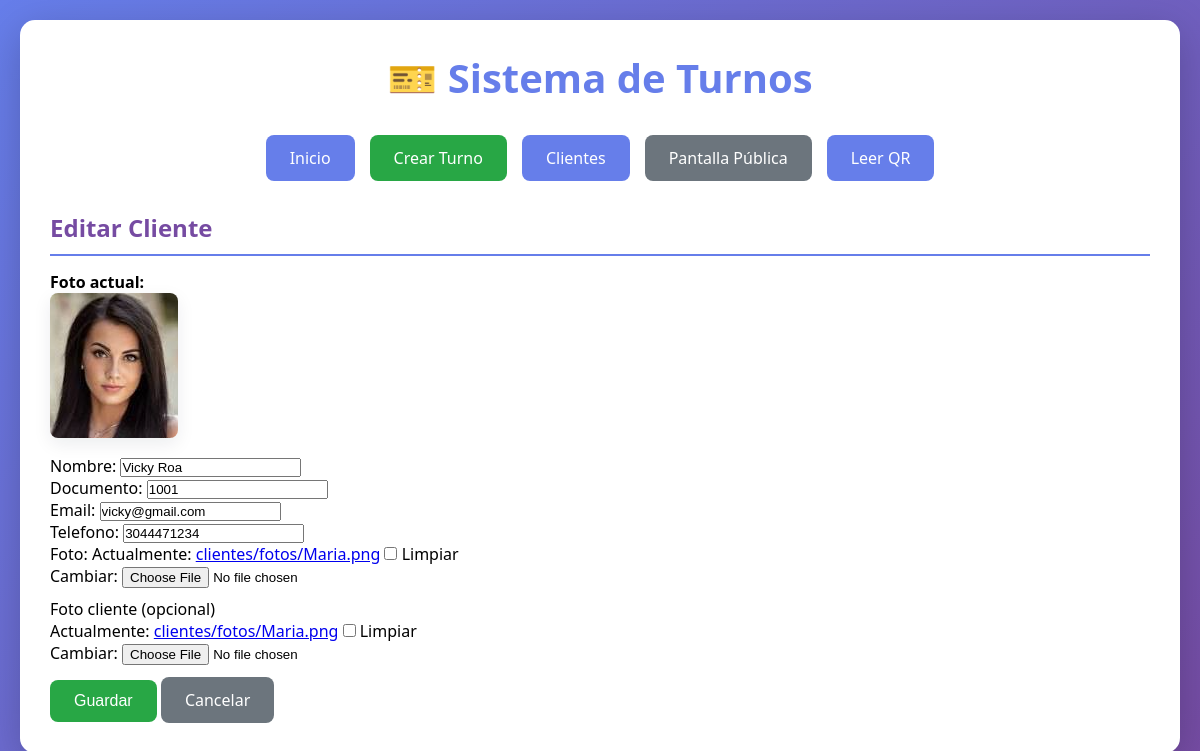
/clientes/3/editar/, run on the app's committed database.
### App_QR/models.py (models this page shows, shortened)
class Cliente(models.Model):
    nombre = models.CharField(max_length=200)
    documento = models.CharField(max_length=50, blank=True, null=True)
    email = models.EmailField(blank=True, null=True)
    telefono = models.CharField(max_length=30, blank=True, null=True)
    foto = models.ImageField(upload_to='clientes/fotos/', blank=True, null=True)
    class Meta:
        verbose_name = 'Cliente'
        verbose_name_plural = 'Clientes'

### App_QR/views.py (the view)
# urls.py: path('clientes/<int:pk>/editar/', views.cliente_update, name='cliente_update'),
def cliente_update(request, pk):
    cliente = get_object_or_404(Cliente, pk=pk)
    if request.method == 'POST':
        form = ClienteForm(request.POST, request.FILES, instance=cliente)
        if form.is_valid():
            form.save()
            messages.success(request, 'Cliente actualizado')
            return redirect('cliente_detail', pk=cliente.pk)
    else:
        form = ClienteForm(instance=cliente)
    return render(request, 'App_QR/cliente_form.html', {'form': form, 'cliente': cliente})

### App_QR/forms.py
class ClienteForm(forms.ModelForm):
    class Meta:
        model = Cliente
        fields = ['nombre', 'documento', 'email', 'telefono', 'foto']
        widgets = {
            'nombre': forms.TextInput(attrs={'class': 'form-control'}),
            'documento': forms.TextInput(attrs={'class': 'form-control'}),
            'email': forms.EmailInput(attrs={'class': 'form-control'}),
            'telefono': forms.TextInput(attrs={'class': 'form-control'}),
            'foto': ClearableFileInput(attrs={'class': 'form-control-file'}),
        }

### App_QR/templates/App_QR/cliente_form.html (shortened to what this page needs)
{% extends 'App_QR/base.html' %}
{% load static %}
{% block content %}
<h2>{% if cliente %}Editar Cliente{% else %}Crear Cliente{% endif %}</h2>
<form method="post" enctype="multipart/form-data">
  <div style="max-width:600px;">
    {% if cliente and cliente.foto %}
      <div style="margin-bottom:12px;">
        <strong>Foto actual:</strong><br>
        <img src="{{ cliente.foto.url }}" alt="Foto {{ cliente.nombre }}" style="max-width:180px;border-radius:8px;box-shadow:0 6px 18px rgba(12,22,45,0.08);"/>
      </div>
    {% endif %}
    {{ form.as_p }}
    <div style="margin-top:10px;">
      <label for="id_foto">Foto cliente (opcional)</label><br>
      {{ form.foto }}
    </div>
    <div style="margin-top:12px;">
      <button type="submit" class="btn btn-success">Guardar</button>
      <a href="{% url 'cliente_list' %}" class="btn btn-secondary">Cancelar</a>
    </div>
  </div>
</form>
{% endblock %}

### App_QR/static/App_QR/css/base.css (style rules this page uses)
* { margin: 0; padding: 0; box-sizing: border-box; }
body { font-family: 'Segoe UI', Tahoma, Geneva, Verdana, sans-serif; background: linear-gradient(135deg, #667eea 0%, #764ba2 100%); min-height: 100vh; padding: 20px; }
h2 { color: #764ba2; margin: 25px 0 15px 0; border-bottom: 2px solid #667eea; padding-bottom: 10px; }
.btn { display: inline-block; padding: 12px 24px; background: #667eea; color: white; text-decoration: none; border-radius: 8px; border: none; cursor: pointer; font-size: 16px; transition: all 0.3s; }
.btn-secondary { background: #6c757d; }
.btn-success { background: #28a745; }

### data on the page
Cliente: foto (picture), nombre "Vicky Roa", documento "1001", email "vicky@gmail.com", telefono "3044471234"
